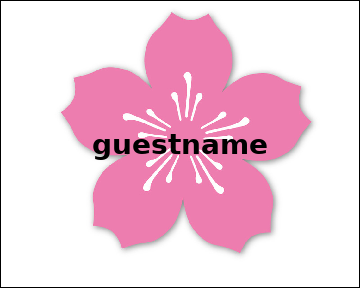
#> input picture chapter17/altered.png, 360 x 288 px, given in place of catlogo.png, which was not available
$ python resizeAndAddLogo.py
#> lines starting #> are read from the running program, lines starting #| are printed output that depends on the picture
#! /usr/bin/python3
# # resizeAndAddLogo.py - Resizes all images in current working directory to fit
# in a 300x300 square, and adds catlogo.png to the lower-right corner.
import os
from PIL import Image

SQUARE_FIT_SIZE = 300
LOGO_FILENAME = 'catlogo.png'

logoIm = Image.open(LOGO_FILENAME)
#> logoIm is the input picture: PIL image 360x288 RGB; mean R, G, B 240.6, 205, 220.9
logoWidth, logoHeight = logoIm.size
#> logoWidth = 360; logoHeight = 288

extensions = ('.png','.jpg','.bmp','.gif')

os.makedirs('withLogo', exist_ok=True)
# Loop over all files in the working directory.
for filename in os.listdir('.'):

    extension = filename[-4:].lower()

    if not extension in extensions or filename == LOGO_FILENAME:
        continue # skip non-image files and the logo file itself

    im = Image.open(filename)
    width, height = im.size
#> width = 360; height = 288

    # Check if image needs to be resized.
    if width > SQUARE_FIT_SIZE or height > SQUARE_FIT_SIZE:

        # Calculate the new width and height to resize to.
        if width > height:
            height = int((SQUARE_FIT_SIZE / width) * height)
#> height = 240
            width = SQUARE_FIT_SIZE

        else:
            width = int((SQUARE_FIT_SIZE / height) * width)
            height = SQUARE_FIT_SIZE

        # Resize the image.
        print('Resizing %s...' % (filename))
        im = im.resize((width, height))
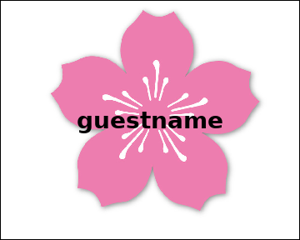
#> im: PIL image 300x240 RGB; mean R, G, B 240.6, 204.9, 220.9

    #TODO Verify image is 2x logo size before pasting the logo
    if 2*logoWidth <= width and 2*logoHeight <= height:

        # Add the logo.
        print('Adding logo to %s...' % (filename))
        im.paste(logoIm, (width - logoWidth, height - logoHeight), logoIm)

        # Save changes.
        im.save(os.path.join('withLogo', filename))

    else:
        print(f'Image {filename} is not large enough to accomodate logo {LOGO_FILENAME}')
#> pass 2 of the loop `for filename in os.listdir('.'):`:
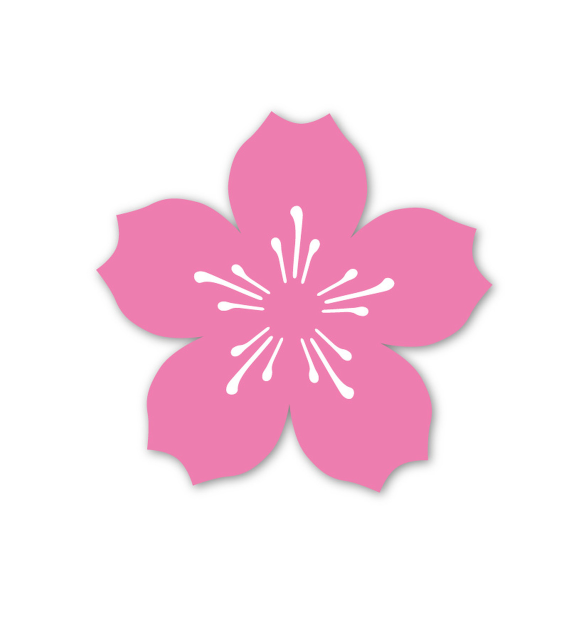
#> input picture chapter17/cherry.png, 1138 x 1280 px (shown at 1/2 size)
#> im is the input picture: PIL image 1138x1280 RGB; mean R, G, B 249.5, 223, 234.8
#> `im = im.resize((width, height))`:
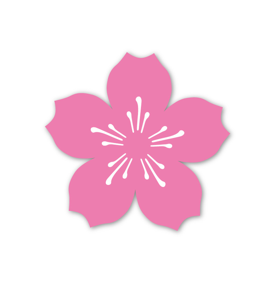
#> im: PIL image 266x300 RGB; mean R, G, B 249.5, 222.9, 234.8
